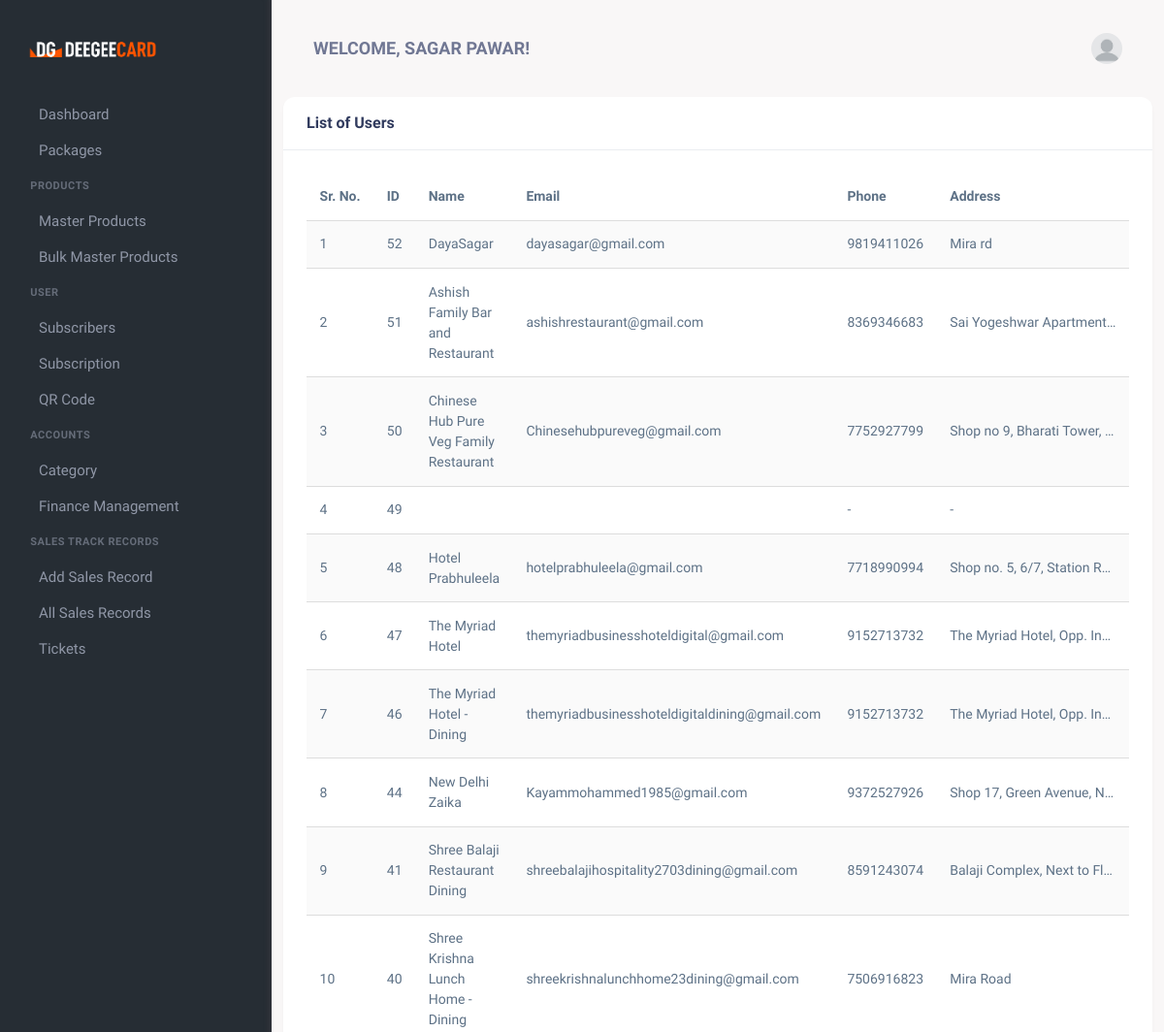
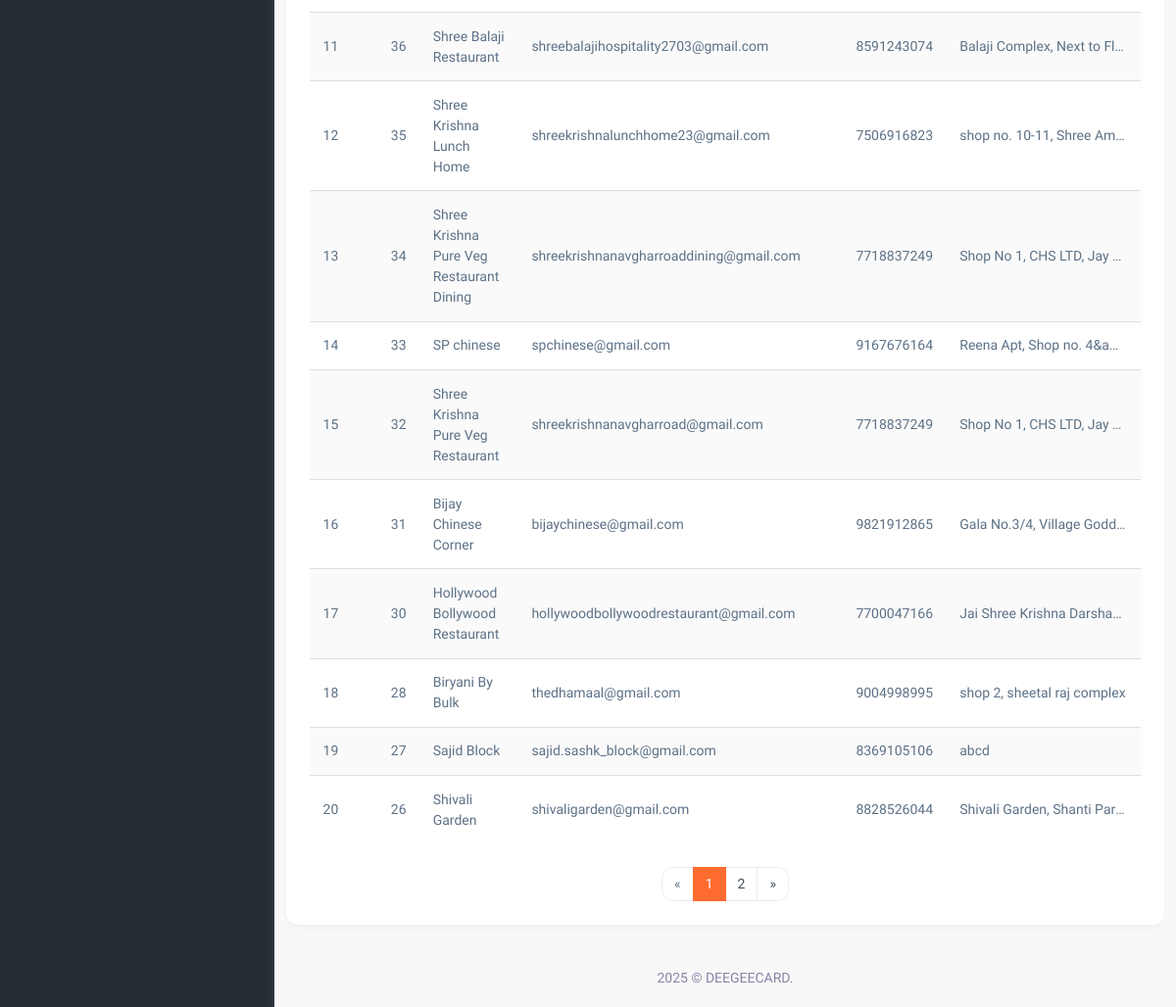
The page /list-of-users.php (signed in) on the database as committed earlier (2 pictures, top to bottom).
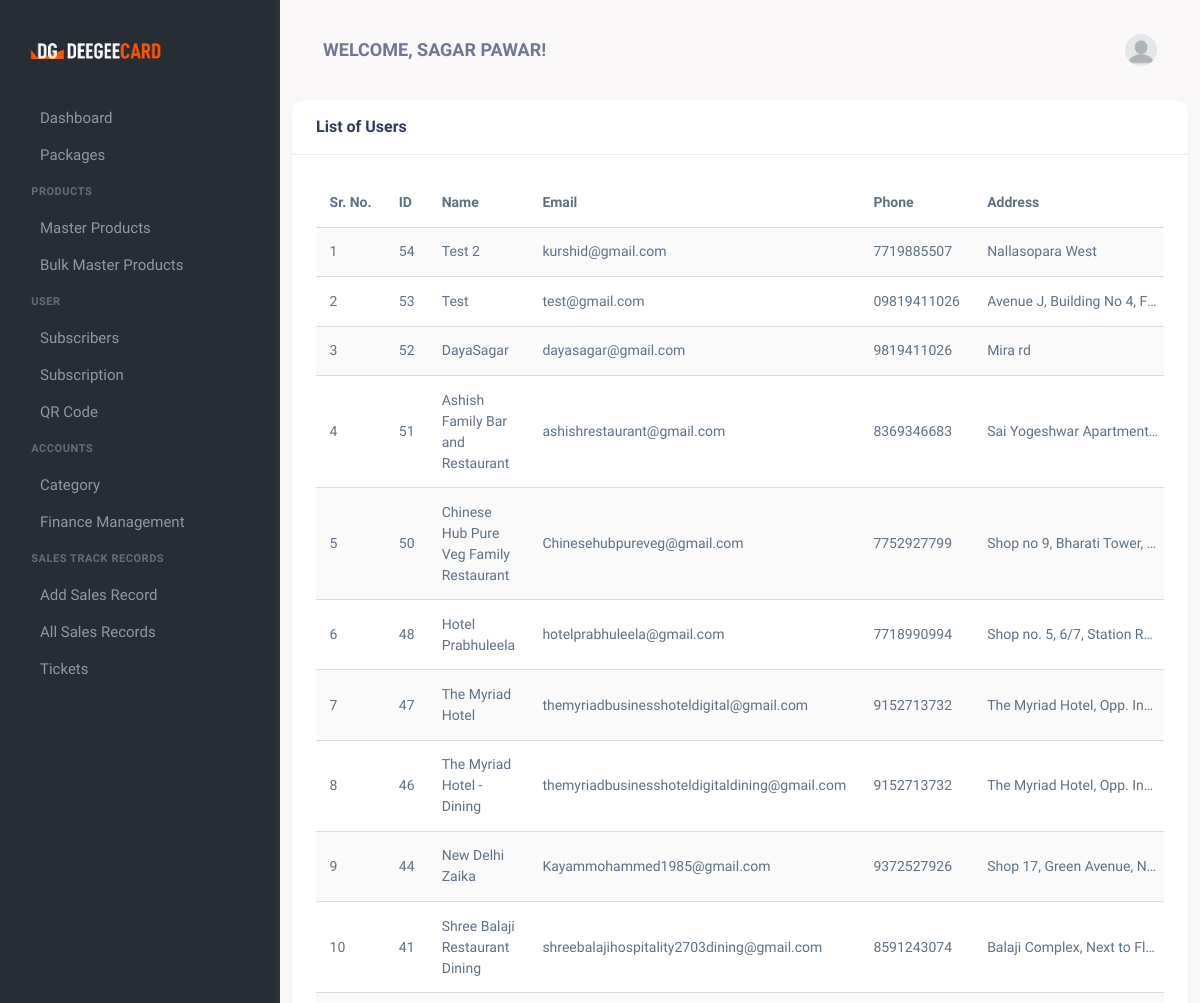
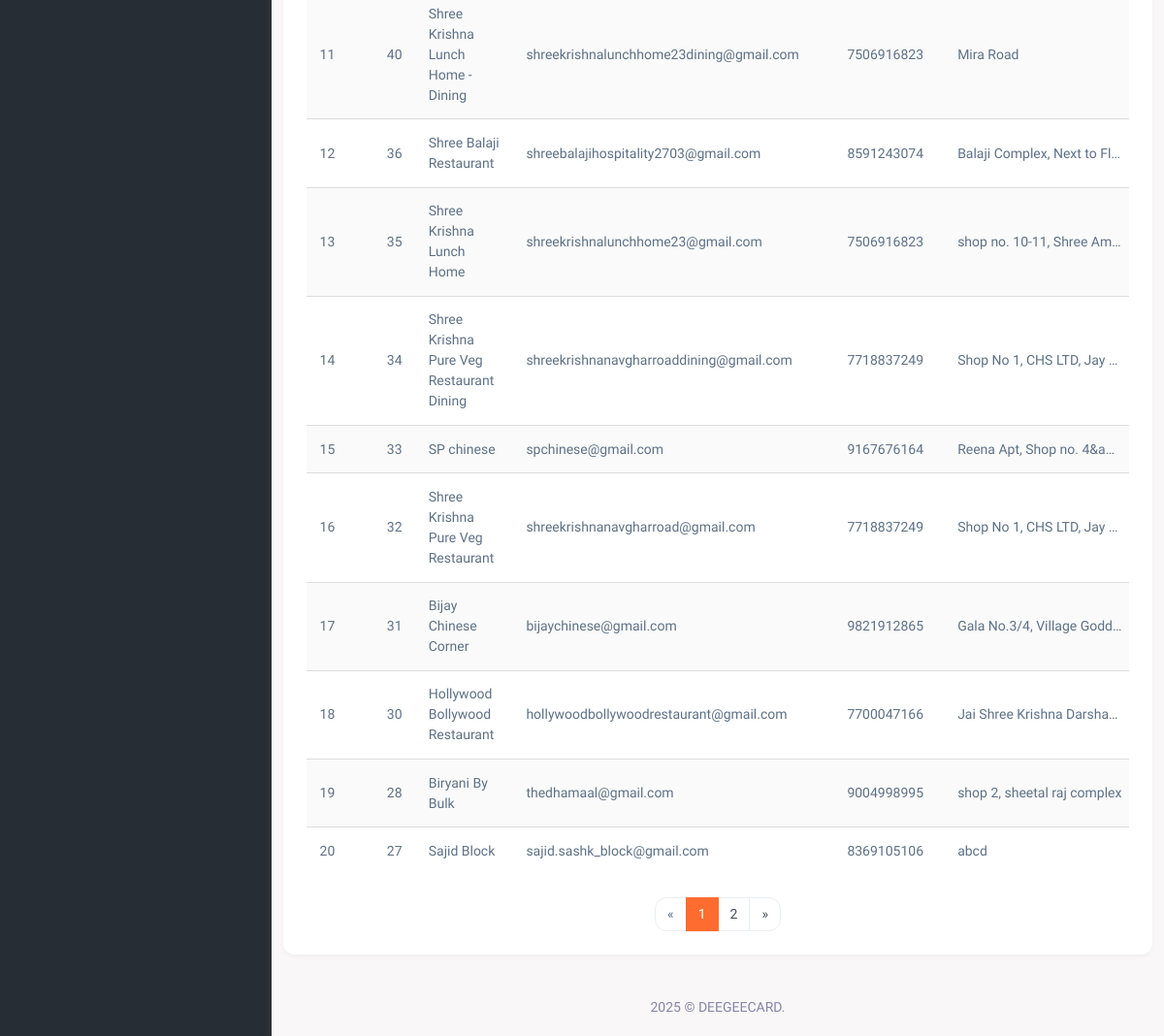
The same page on the database as committed later (2 pictures, top to bottom).
### tables this page shows
CREATE TABLE `users` (
  `id` int(11) NOT NULL,
  `Name` varchar(100) NOT NULL,
  `Email` varchar(100) NOT NULL,
  `Password` varchar(255) NOT NULL,
  `role` enum('admin','user','sales_person') NOT NULL DEFAULT 'user',
  `created_at` timestamp NOT NULL DEFAULT CURRENT_TIMESTAMP,
  `updated_at` timestamp NOT NULL DEFAULT CURRENT_TIMESTAMP ON UPDATE CURRENT_TIMESTAMP,
  `phone` varchar(15) NOT NULL,
  `address` text NOT NULL,
  `is_trial` tinyint(1) DEFAULT '0',
  `trial_start` datetime DEFAULT NULL,
  `trial_end` datetime DEFAULT NULL
);

### list-of-users.php (the view, shortened to what the changed rows need)
<?php
require 'db_connection.php';
$records_per_page = 20;
$page = isset($_GET['page']) ? (int)$_GET['page'] : 1;
$page = max(1, $page);
$offset = ($page - 1) * $records_per_page;
$count_sql = "SELECT COUNT(*) AS total FROM users";
$count_result = $conn->query($count_sql);
$total_records = $count_result->fetch_assoc()['total'];
$total_pages = ceil($total_records / $records_per_page);
$sql = "SELECT id, name, email, phone, address, role, created_at
        FROM users
        ORDER BY created_at DESC
        LIMIT ?, ?";
$stmt = $conn->prepare($sql);
$stmt->bind_param("ii", $offset, $records_per_page);
$stmt->execute();
$result = $stmt->get_result();
?>
<!DOCTYPE html>
<html lang="en">
<head>
    <link href="assets/css/vendor.min.css" rel="stylesheet" type="text/css" />
    <link href="assets/css/icons.min.css" rel="stylesheet" type="text/css" />
    <link href="assets/css/app.min.css" rel="stylesheet" type="text/css" />
    <link href="assets/css/style.css" rel="stylesheet" type="text/css" />
</head>
<body>
    <div class="wrapper">
        <div class="page-content">
            <div class="container">
                <div class="row">
                    <div class="col-xl-12">
                        <div class="card">
                            <div class="card-body">
                                <div class="table-responsive">
                                    <table class="table table-centered table-striped table-hover">
                                        <thead class="thead-light">
                                            <tr>
                                                <th>Sr. No.</th>
                                                <th>ID</th>
                                                <th>Name</th>
                                                <th>Email</th>
                                                <th>Phone</th>
                                                <th>Address</th>
                                            </tr>
                                        </thead>
                                        <tbody>
                                            <?php if ($result->num_rows > 0): ?>
                                                <?php $serial = $offset + 1; ?>
                                                <?php while ($user = $result->fetch_assoc()): ?>
                                                <tr>
                                                    <td><?= $serial++ ?></td>
                                                    <td><?= htmlspecialchars($user['id']) ?></td>
                                                    <td><?= htmlspecialchars($user['name']) ?></td>
                                                    <td><?= htmlspecialchars($user['email']) ?></td>
                                                    <td><?= !empty($user['phone']) ? htmlspecialchars($user['phone']) : '<span class="text-muted">-</span>' ?></td>
                                                    <td class="address-cell" title="<?= htmlspecialchars($user['address']) ?>">
                                                        <?= !empty($user['address']) ? htmlspecialchars($user['address']) : '<span class="text-muted">-</span>' ?>
                                                    </td>
                                                </tr>
                                                <?php endwhile; ?>
                                            <?php else: ?>
                                                <tr>
                                                    <td colspan="8" class="text-center py-4">No user records found</td>
                                                </tr>
                                            <?php endif; ?>
                                        </tbody>
                                    </table>
<?php if ($total_pages > 1): ?>
<nav aria-label="Page navigation example">
    <ul class="pagination justify-content-center mb-0">
        <?php for ($i = 1; $i <= $total_pages; $i++): ?>
            <li class="page-item <?= $i == $page ? 'active' : '' ?>">
                <a class="page-link" href="?page=<?= $i ?>"><?= $i ?></a>
            </li>
        <?php endfor; ?>
    </ul>
</nav>
<?php endif; ?>
                                </div>
                            </div>
                        </div>
                    </div>
                </div>
            </div>
        </div>
    </div>
</body>
</html>

Rows that differ between the two databases and show on the page:
removed users: id "49"
no longer on this page (row unchanged): users: id "26", Name "Shivali Garden", Email "shivaligarden@gmail.com", phone "8828526044", address "Shivali Garden, Shanti Par…"
added users: id "54", Name "Test 2", Email "kurshid@gmail.com", phone "7719885507", address "Nallasopara West"
added users: id "53", Name "Test", Email "test@gmail.com", phone "09819411026", address "Avenue J, Building No 4, F…"
